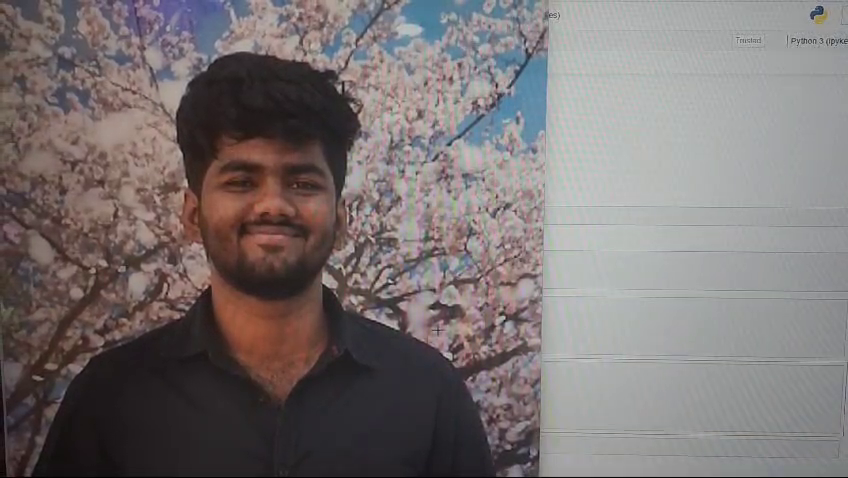
#> input picture frame 64 of Facial and Eye detection in JPG.mp4, 848 x 478 px, given in place of the camera
$ jupyter execute --allow-errors 'Facial Detetion Project code.ipynb'   (text cells are left out)
#> lines starting #> are read from the running program, lines starting #| are printed output that depends on the picture; after the words box and inside, x2 and y2 are one past the last pixel; in counts of white or black regions, pixels touching at a corner belong together; pictures that were not available may be replaced by others from this repository, and a replacement may not be noted
[cell 1]
import cv2
import numpy as np

[cell 2]
image = cv2.imread('Rithik photo.jpg',1)

[cell 3]
print(image)
#| None

#> (a cell that did not finish here is left out)

[cell 5]
cv2.imshow('Rithik photo', image)
cv2.waitKey(2000)
cv2.destroyAllWindows()

[cell 6]
image = cv2.imread('Rithik photo.jpg')
#> (the rest of this cell did not finish here and is left out)

[cell 7]
image=cv2.imread('Rithik photo.jpg')
#> (the rest of this cell did not finish here and is left out)

#> (a cell that did not finish here is left out)

#> (a cell that did not finish here is left out)

[cell 10]
face_classifier = cv2.CascadeClassifier("C:/Users/karth/Downloads/haarcascade_frontalface_default.xml")
print(face_classifier)

[cell 11]
face_classifier = cv2.CascadeClassifier("C:/Users/karth/Downloads/haarcascade_frontalface_default.xml")

image = cv2.imread('Rithik photo.jpg')
#> (the rest of this cell did not finish here and is left out)

#> (a cell that did not finish here is left out)

#> (a cell that did not finish here is left out)

#> (a cell that did not finish here is left out)

[cell 15]
face_classifier = cv2.CascadeClassifier("C:/Users/karth/Downloads/haarcascade_frontalface_default.xml")
eye_classifier = cv2.CascadeClassifier("C:/Users/karth/Downloads/haarcascade_eye.xml")

[cell 16]
image = cv2.imread('Rithik photo.jpg')
#> (the rest of this cell did not finish here and is left out)

[cell 17]
image= cv2.imread('Rithik photo.jpg')
#> (the rest of this cell did not finish here and is left out)

[cell 18]
# Face Recognition with the webcam

import cv2
video = cv2.VideoCapture(0) #0 indicates for webcam

while True:
    check, frame = video.read() # reads the frame from the webcam
#> frame is the input picture: shape (478, 848, 3); mean B, G, R 114.9, 114.7, 122
    gray_image = cv2.cvtColor(frame, cv2.COLOR_BGR2GRAY) #converts the frame to grayscale
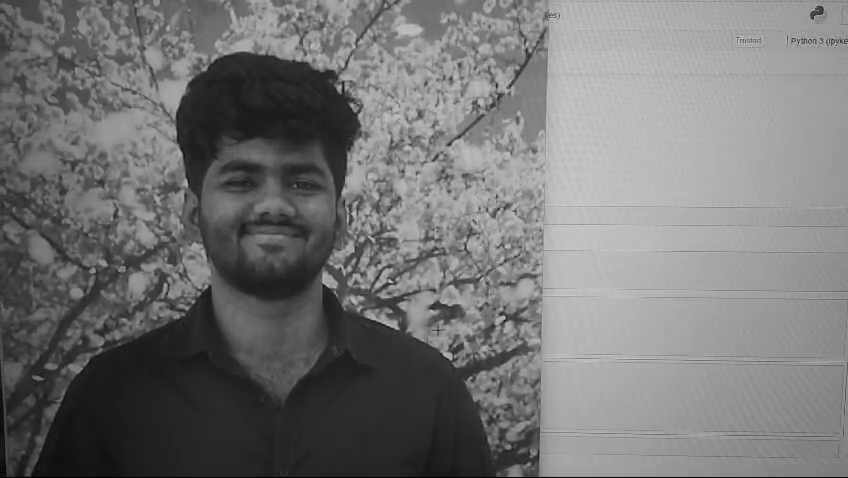
#> gray_image: shape (478, 848); min 0, max 207, mean 116.8
    cv2.imshow('web cam', gray_image)
    if cv2.waitKey(1) == ord('q'):
#> (key q is pressed here)
        break

video.release()
cv2.destroyAllWindows()

[cell 19]
import cv2

# Load the face classifier
face_classifier = cv2.CascadeClassifier(r"C:/Users/karth/Downloads/haarcascade_frontalface_default.xml")

# Starts capturing video from the webcam
video = cv2.VideoCapture(0)

while True:
    # Captures the video frame by frame
    check, frame = video.read()

    if not check:
        print("Failed to capture video frame.")
        break

    # Converting the frame to grayscale
    gray_image = cv2.cvtColor(frame, cv2.COLOR_BGR2GRAY)

    # Detecting faces in the grayscale frame
    faces = face_classifier.detectMultiScale(gray_image, scaleFactor=1.3, minNeighbors=5)
#> faces = [[277, 322, 53, 53], [175, 102, 194, 194]]

    # Drawing rectangles around each face detected
    for (x, y, w, h) in faces:
        cv2.rectangle(frame, (x, y), (x + w, y + h), (255, 0, 0), 2)
#> this loop made 2 passes
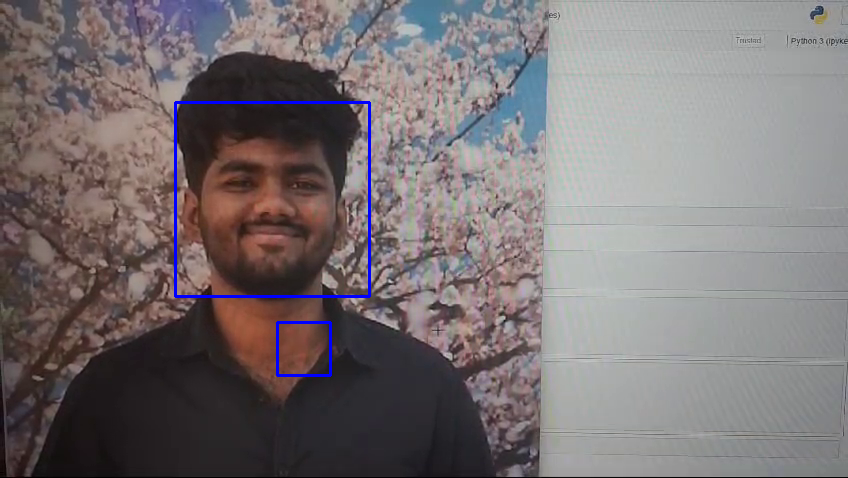
#> frame: shape (478, 848, 3); 0.73% of pixels changed, all inside (x1, y1, x2, y2) = (174, 101, 371, 377)

    # Displaying the frame with the detected faces
    cv2.imshow('Webcam - Face Detection', frame)

    if cv2.waitKey(1) & 0xFF == ord('q'):
#> (key q is pressed here)
        break


video.release()
cv2.destroyAllWindows()

[cell 20]
import cv2

# Loading the face classifier
face_classifier = cv2.CascadeClassifier(r"C:/Users/karth/Downloads/haarcascade_frontalface_default.xml")

video = cv2.VideoCapture(0)

while True:
    check, frame = video.read()

    if not check:
        print("Failed to capture video frame.")
        break

    gray_image = cv2.cvtColor(frame, cv2.COLOR_BGR2GRAY)

    faces = face_classifier.detectMultiScale(gray_image, scaleFactor=1.3, minNeighbors=5)

    for (x, y, w, h) in faces:
        cv2.rectangle(gray_image, (x, y), (x + w, y + h), (255, 0, 0), 2)
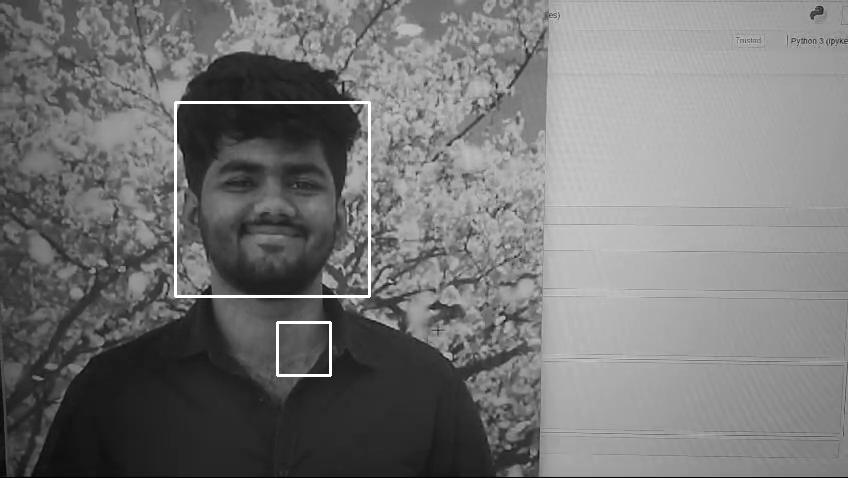
#> gray_image: shape (478, 848); 0.73% of pixels changed, all inside (x1, y1, x2, y2) = (174, 101, 371, 377)

    cv2.imshow('Webcam - Face Detection', gray_image)

    if cv2.waitKey(1) == ord('q'):
#> (key q is pressed here)
        break
video.release()
cv2.destroyAllWindows()

[cell 21]
import cv2

face_classifier = cv2.CascadeClassifier(r"C:/Users/karth/Downloads/haarcascade_frontalface_default.xml")
eye_classifier = cv2.CascadeClassifier(r"C:/Users/karth/Downloads/haarcascade_eye.xml")

video = cv2.VideoCapture(0)

while True:
    check, frame = video.read()

    if not check:
        print("Failed to capture video frame.")
        break

    gray_image = cv2.cvtColor(frame, cv2.COLOR_BGR2GRAY)

    faces = face_classifier.detectMultiScale(gray_image, scaleFactor=1.1, minNeighbors=2)
#> faces = [[278, 321, 52, 52], [381, 15, 67, 67], [107, 152, 92, 92], [179, 108, 182, 182]]


    for (x, y, w, h) in faces:

        cv2.rectangle(frame, (x, y), (x + w, y + h), (255, 0, 0), 2)

        roi_gray = gray_image[y:y+h, x:x+w]
        roi_color = frame[y:y+h, x:x+w]


        eyes = eye_classifier.detectMultiScale(roi_gray, scaleFactor=1.3, minNeighbors=2)


        for (ex, ey, ew, eh) in eyes:

            cv2.rectangle(roi_color, (ex, ey), (ex + ew, ey + eh), (0, 255, 0), 2)
#> this loop made 4 passes
#> (x, y, w, h, eyes) on pass 4: (179, 108, 182, 182, [[102, 65, 23, 23]])
#> pass 1, `roi_color = frame[y:y+h, x:x+w]`:
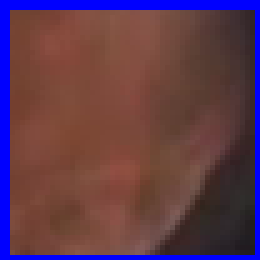
#> roi_color: shape (52, 52, 3) (shown 5 times larger); mean B, G, R 77.8, 58.8, 94.9
#> pass 2, `roi_color = frame[y:y+h, x:x+w]`:
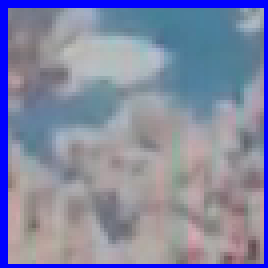
#> roi_color: shape (67, 67, 3) (shown 4 times larger); mean B, G, R 164.1, 134.8, 130
#> after the loop:
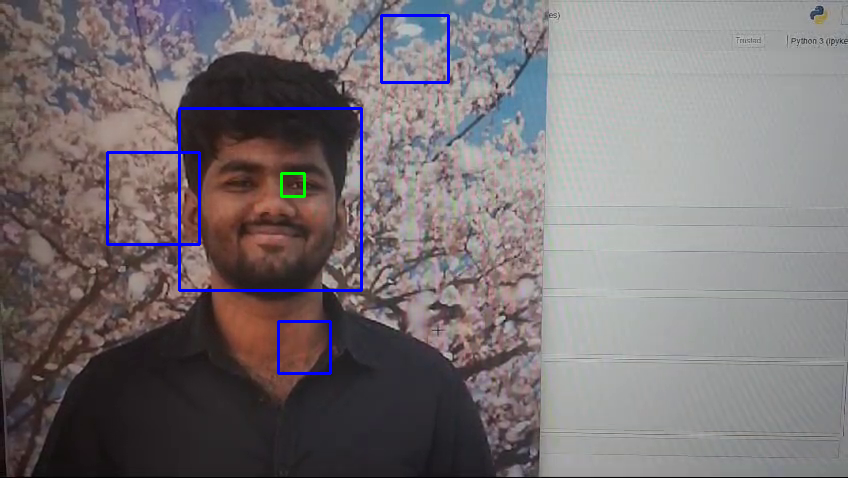
#> frame: shape (478, 848, 3); 1.22% of pixels changed, all inside (x1, y1, x2, y2) = (106, 14, 450, 375)
#> after the loop:
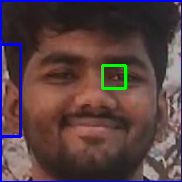
#> roi_color: shape (182, 182, 3); mean B, G, R 67.8, 64.3, 86.4
#> after the loop:
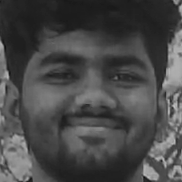
#> roi_gray: shape (182, 182); min 17, max 193, mean 72.6

    cv2.imshow('Webcam - Face and Eye Detection', frame)

    if cv2.waitKey(1) & 0xFF == ord('q'):
#> (key q is pressed here)
        break

video.release()
cv2.destroyAllWindows()

[cell 22]
import cv2

body_classifier = cv2.CascadeClassifier("C:/Users/karth/Downloads/haarcascade_fullbody.xml")


#Initiating the captured video for video file
video = cv2.VideoCapture("C:/Users/karth/Downloads/walking.avi")


while video.isOpened():

    check, frame = video.read()
    gray = cv2.cvtColor(frame, cv2.COLOR_BGR2GRAY)
    #pass frame to our body classifier
    bodies = body_classifier.detectMultiScale(gray, 1.2, 3)
#> bodies = ()

    for (x,y,w,h) in bodies:
        cv2.rectangle(frame, (x,y),(x+w, y+h), (0, 255, 255), 2)
        cv2. imshow('Pedestrians', frame)
#> this loop made 0 passes

    if cv2.waitKey(1) == ord('q'):
#> (key q is pressed here)
        break

video.release()
cv2.destroyAllWindows()

[cell 23]
import cv2

body_classifier = cv2.CascadeClassifier("C:/Users/karth/Downloads/haarcascade_fullbody.xml")


#Initiate the captured video for video file
video = cv2.VideoCapture("C:/Users/karth/OneDrive - Michigan Technological University/Git Hub Projects/Data Sets/video1.mp4")

#Loop once video is successfully Loaded

while video.isOpened():

    #read first frame

    check, frame = video.read()
    gray = cv2.cvtColor(frame, cv2.COLOR_BGR2GRAY)
    #pass frame to our body classifier
    bodies = body_classifier.detectMultiScale(gray, 1.1, 3)

    # Extract bounding boxes for any bodies identified
    for (x,y,w,h) in bodies:
        cv2.rectangle(frame, (x,y),(x+w, y+h), (0, 255, 255), 2)
        cv2. imshow('Pedestrians', frame)

    if cv2.waitKey(1) == ord('q'):
#> (key q is pressed here)
        break

video.release()
cv2.destroyAllWindows()

[cell 24]
import cv2

# Load Haar Cascades for face and eye detection
face_classifier = cv2.CascadeClassifier(r"C:/Users/karth/Downloads/haarcascade_frontalface_default.xml")
eye_classifier = cv2.CascadeClassifier(r"C:/Users/karth/Downloads/haarcascade_eye.xml")

# Start capturing video from the webcam
video = cv2.VideoCapture("C:/Users/karth/OneDrive - Michigan Technological University/Git Hub Projects/Data Sets/video1.mp4")  # 0 indicates the default webcam

while True:
    # Capture the video frame by frame
    check, frame = video.read()

    if not check:
        print("Failed to capture video frame.")
        break

    # Convert the frame to grayscale for face and eye detection
    gray_image = cv2.cvtColor(frame, cv2.COLOR_BGR2GRAY)

    # Detect faces in the grayscale frame
    faces = face_classifier.detectMultiScale(gray_image, scaleFactor=1.1, minNeighbors=2)

    # Loop through each detected face
    for (x, y, w, h) in faces:
        # Draw rectangle around the face
        cv2.rectangle(frame, (x, y), (x + w, y + h), (255, 0, 0), 2)

        # Region of interest for face (to detect eyes within the face)
        roi_gray = gray_image[y:y+h, x:x+w]
        roi_color = frame[y:y+h, x:x+w]

        # Detect eyes within the face region
        eyes = eye_classifier.detectMultiScale(roi_gray, scaleFactor=1.3, minNeighbors=2)

        # Loop through each detected eye
        for (ex, ey, ew, eh) in eyes:
            # Draw rectangle around each eye (fix applied here)
            cv2.rectangle(roi_color, (ex, ey), (ex + ew, ey + eh), (0, 255, 0), 2)  # Corrected here!
#> this loop made 4 passes
#> pass 3, `roi_gray = gray_image[y:y+h, x:x+w]`:
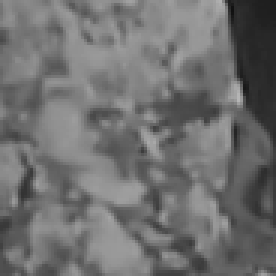
#> roi_gray: shape (92, 92) (shown 3 times larger); min 17, max 181, mean 111.4
#> pass 3, `roi_color = frame[y:y+h, x:x+w]`:
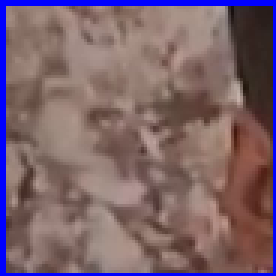
#> roi_color: shape (92, 92, 3) (shown 3 times larger); mean B, G, R 107, 98.5, 123

    # Display the frame with detected faces and eyes
    cv2.imshow('Webcam - Face and Eye Detection', frame)

    # Exit when 'q' is pressed
    if cv2.waitKey(1) & 0xFF == ord('q'):
#> (key q is pressed here)
        break

# Release the video capture object and close all windows
video.release()
cv2.destroyAllWindows()

$ run again, starting later in the video
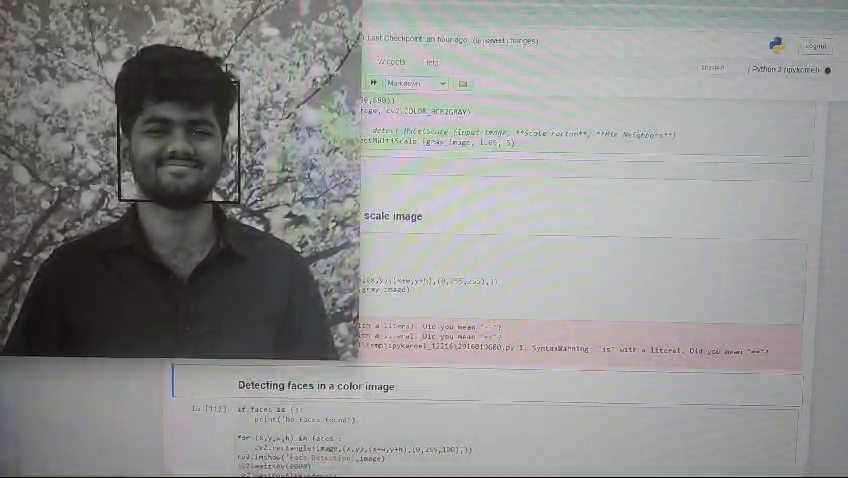
#> input picture frame 290 of Facial and Eye detection in JPG.mp4, 848 x 478 px, given in place of the camera
#| None
#> frame is the input picture: shape (478, 848, 3); mean B, G, R 144.9, 145.6, 145.5
#> `faces = face_classifier.detectMultiScale(gray_image, scaleFactor=1.3, ..`: faces = [[120, 86, 112, 112]]
#> the loop `for (x, y, w, h) in faces:` made 1 pass
#> after the loop `for (x, y, w, h) in faces:`:
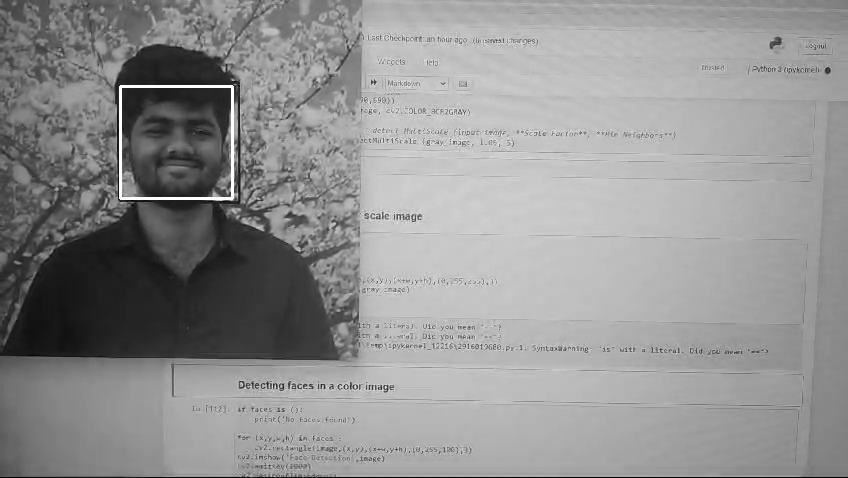
#> gray_image: shape (478, 848); min 0, max 255, mean 146.1
#> `faces = face_classifier.detectMultiScale(gray_image, scaleFactor=1.1, ..`: faces = [[235, 55, 39, 39], [357, 11, 68, 68], [118, 83, 118, 118]]
#> the loop `for (x, y, w, h) in faces: ` made 3 passes
#> `bodies = body_classifier.detectMultiScale(gray, 1.2, 3)`: bodies = [[100, 49, 48, 96]]
#> the loop `for (x,y,w,h) in bodies:` made 1 pass
#> `bodies = body_classifier.detectMultiScale(gray, 1.1, 3)`: bodies = [[233, 395, 16, 32]]
#> the loop `for (x,y,w,h) in bodies:` made 1 pass
#> the loop `for (x, y, w, h) in faces:` made 3 passes
#> pass 3, `roi_color = frame[y:y+h, x:x+w]`:
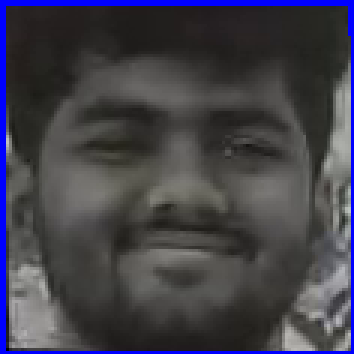
#> roi_color: shape (118, 118, 3) (shown 3 times larger); mean B, G, R 75, 64.7, 66.1
